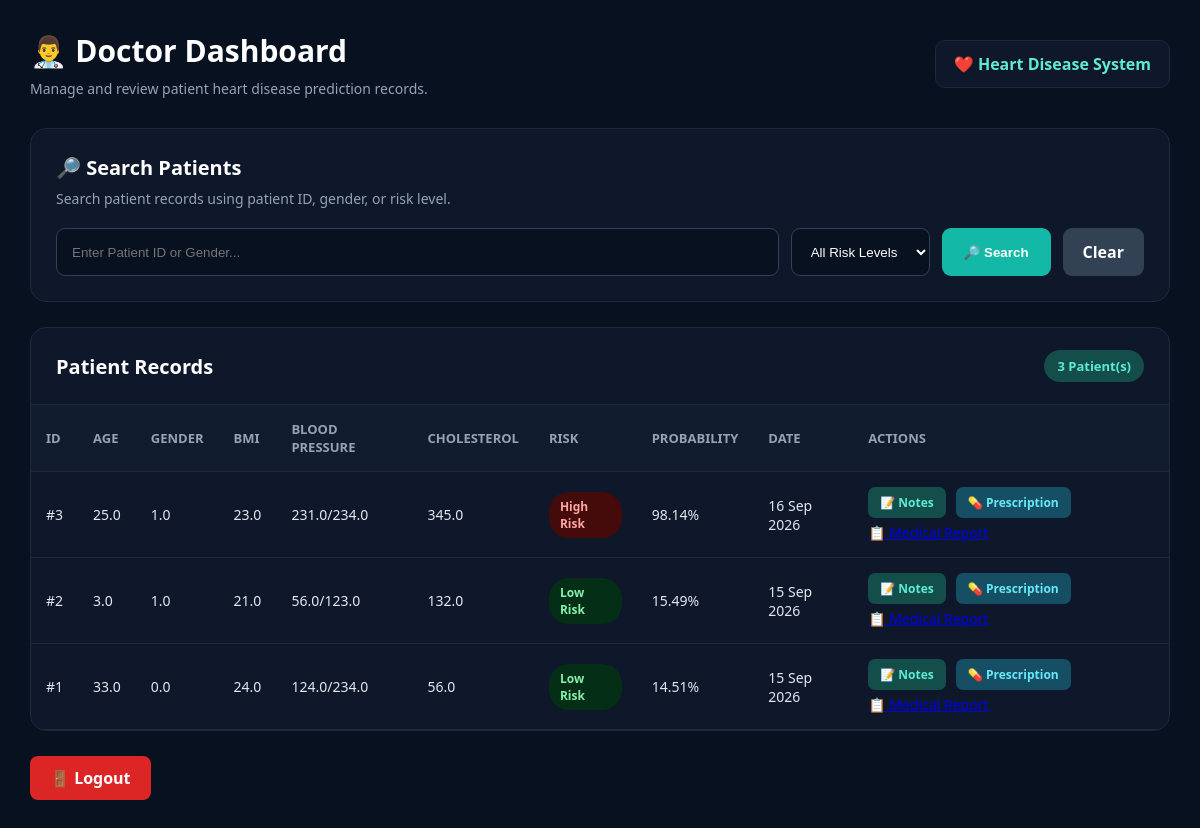
Before: /doctor with the older database file.
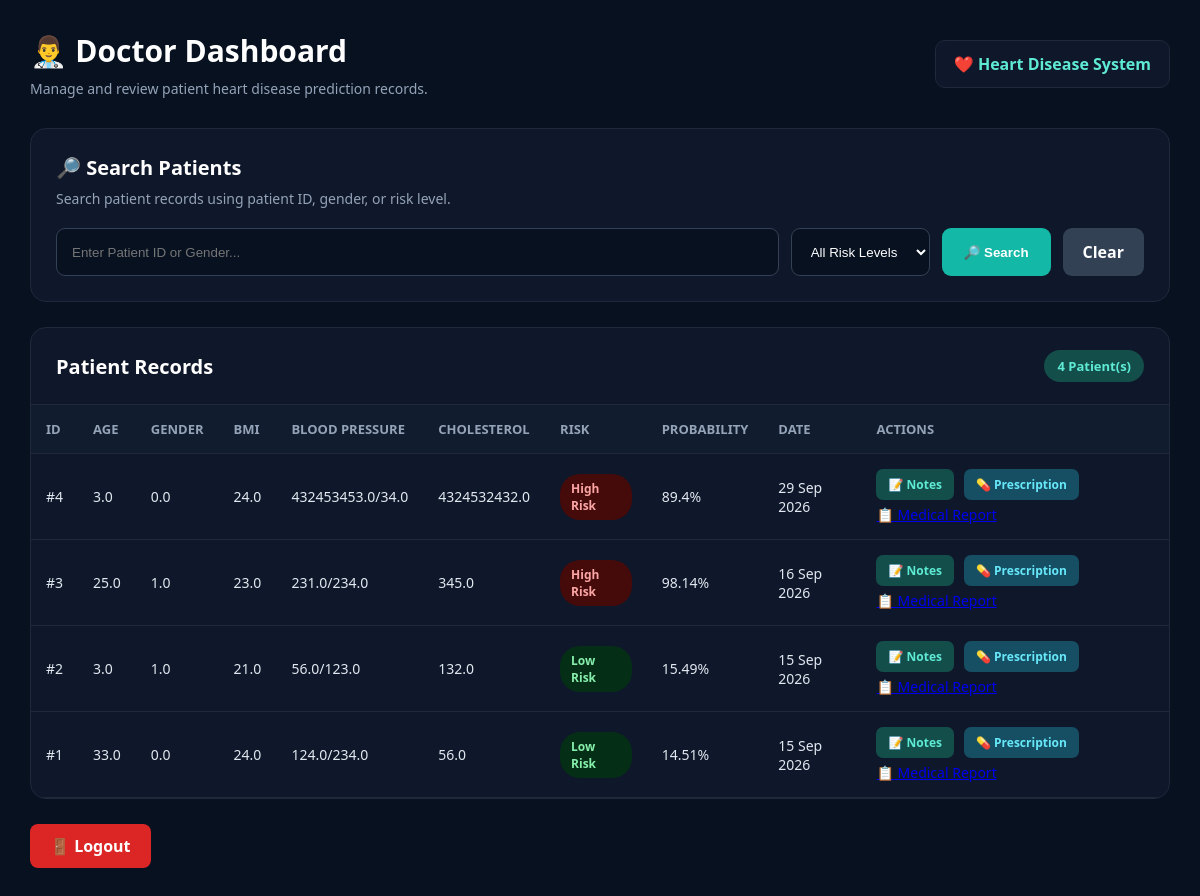
After: the same page with the newer database file.
### app.py (models this page shows)
class Patient(db.Model):
    id = db.Column(
        db.Integer,
        primary_key=True
    )
    age = db.Column(
        db.Float
    )
    gender = db.Column(
        db.Float
    )
    bmi = db.Column(
        db.Float
    )
    systolic = db.Column(
        db.Float
    )
    diastolic = db.Column(
        db.Float
    )
    cholesterol = db.Column(
        db.Float
    )
    risk = db.Column(
        db.String(50)
    )
    probability = db.Column(
        db.Float
    )
    date = db.Column(
        db.DateTime,
        default=datetime.utcnow
    )

### app.py (the view, shortened to what this page needs)
@app.route("/doctor")
def doctor_dashboard():
    search = request.args.get(
        "search",
        ""
    ).strip()
    risk = request.args.get(
        "risk",
        ""
    ).strip()
    query = Patient.query
    if risk:
        query = query.filter(
            Patient.risk == risk
        )
    patients = query.order_by(
        Patient.date.desc()
    ).all()
    return render_template(
        "doctor_dashboard.html",
        patients=patients,
        search=search,
        risk=risk
    )

### templates/doctor_dashboard.html (shortened to what this page needs)
<!DOCTYPE html>
<html lang="en">
<head>
</head>
<body>
<div class="container">
    <div class="header">
        <div>
            <h1>👨‍⚕️ Doctor Dashboard</h1>
            <p>
                Manage and review patient heart disease prediction records.
            </p>
        </div>
        <div class="doctor-badge">
            ❤️ Heart Disease System
        </div>
    </div>
    <div class="search-card">
        <h2>🔎 Search Patients</h2>
        <p>
            Search patient records using patient ID, gender, or risk level.
        </p>
        <form method="GET"
              action="{{ url_for('doctor_dashboard') }}"
              class="search-form">
            <input
                type="text"
                name="search"
                class="search-input"
                placeholder="Enter Patient ID or Gender..."
                value="{{ search if search else '' }}"
            >
            <select name="risk"
                    class="risk-select">
                <option value="">
                    All Risk Levels
                </option>
            </select>
            <button type="submit"
                    class="search-button">
                🔎 Search
            </button>
            <a href="{{ url_for('doctor_dashboard') }}"
               class="clear-button">
                Clear
            </a>
        </form>
    </div>
    <div class="table-card">
        <div class="table-header">
            <h2>Patient Records</h2>
            <span class="patient-count">
                {{ patients|length }} Patient(s)
            </span>
        </div>
        {% if patients %}
        <div class="table-container">
            <table>
                <thead>
                    <tr>
                        <th>ID</th>
                        <th>Age</th>
                        <th>Gender</th>
                        <th>BMI</th>
                        <th>Blood Pressure</th>
                        <th>Cholesterol</th>
                        <th>Risk</th>
                        <th>Probability</th>
                        <th>Date</th>
<th>Actions</th>
                    </tr>
                </thead>
                <tbody>
                {% for patient in patients %}
                    <tr>
                        <td>
                            #{{ patient.id }}
                        </td>
                        <td>
                            {{ patient.age }}
                        </td>
                        <td>
                            {{ patient.gender }}
                        </td>
                        <td>
                            {{ patient.bmi }}
                        </td>
                        <td>
                            {{ patient.systolic }}/{{ patient.diastolic }}
                        </td>
                        <td>
                            {{ patient.cholesterol }}
                        </td>
                        <td>
                            {% if patient.risk == "High Risk" %}
                                <span class="risk high-risk">
                                    High Risk
                                </span>
                            {% else %}
                                <span class="risk low-risk">
                                    {{ patient.risk }}
                                </span>
                            {% endif %}
                        </td>
                        <td>
                            {{ patient.probability }}%
                        </td>
                        <td>
                            {% if patient.date %}
                                {{ patient.date.strftime('%d %b %Y') }}
                            {% else %}
                                —
                            {% endif %}
                        </td>
                        <td>
    <div class="action-buttons">
    <a
        href="{{ url_for('medical_notes', patient_id=patient.id) }}"
        class="notes-button"
    >
        📝 Notes
    </a>
    <a
        href="{{ url_for('prescription', patient_id=patient.id) }}"
        class="prescription-button"
    >
        💊 Prescription
    </a>
    <a
        href="{{ url_for('medical_report', patient_id=patient.id) }}"
        class="report-button"
    >
        📋 Medical Report
    </a>
</div>
</td>
                    </tr>
                {% endfor %}
                </tbody>
            </table>
        </div>
        {% endif %}
    </div>
    <div class="footer">
        <a href="{{ url_for('logout') }}"
           class="logout">
            🚪 Logout
        </a>
    </div>
</div>
</body>
</html>

### templates/doctor_dashboard.html (style rules this page uses)
* { box-sizing:border-box; margin:0; padding:0; }
body { background:#071120; color:white; font-family:"Segoe UI", Arial, sans-serif; min-height:100vh; }
.container { width:100%; padding:30px; }
.header { display:flex; justify-content:space-between; align-items:center; margin-bottom:30px; }
.header h1 { font-size:30px; margin-bottom:8px; }
.header p { color:#94a3b8; font-size:14px; }
.doctor-badge { background:#0f172a; border:1px solid #1e293b; padding:12px 18px; border-radius:10px; color:#5eead4; font-weight:600; }
.search-card { background:#0f172a; border:1px solid #1e293b; border-radius:16px; padding:25px; margin-bottom:25px; }
.search-card h2 { font-size:20px; margin-bottom:8px; }
.search-card p { color:#94a3b8; font-size:14px; margin-bottom:20px; }
.search-form { display:flex; gap:12px; flex-wrap:wrap; }
.search-input { flex:1; min-width:250px; background:#071120; color:white; border:1px solid #334155; border-radius:9px; padding:13px 15px; outline:none; }
.risk-select { background:#071120; color:white; border:1px solid #334155; border-radius:9px; padding:13px 15px; outline:none; }
.search-button { background:#14b8a6; color:white; border:none; padding:13px 22px; border-radius:9px; font-weight:600; cursor:pointer; }
.clear-button { background:#334155; color:white; text-decoration:none; padding:13px 20px; border-radius:9px; font-weight:600; }
.table-card { background:#0f172a; border:1px solid #1e293b; border-radius:16px; overflow:hidden; }
.table-header { padding:22px 25px; display:flex; justify-content:space-between; align-items:center; border-bottom:1px solid #1e293b; }
.table-header h2 { font-size:20px; }
.patient-count { background:#134e4a; color:#5eead4; padding:7px 13px; border-radius:20px; font-size:13px; font-weight:600; }
.table-container { overflow-x:auto; }
table { width:100%; border-collapse:collapse; }
th, td { padding:15px; border-bottom:1px solid #1e293b; text-align:left; }
th { background:#111c2e; color:#94a3b8; font-size:13px; text-transform:uppercase; }
td { color:#e2e8f0; font-size:14px; }
.risk { display:inline-block; padding:6px 11px; border-radius:20px; font-size:12px; font-weight:700; }
.high-risk { background:#450a0a; color:#fca5a5; }
.low-risk { background:#052e16; color:#86efac; }
.notes-button { display:inline-block; background:#134e4a; color:#5eead4; text-decoration:none; padding:7px 12px; border-radius:7px; font-size:12px; font-weight:600; white-space:nowrap; }
.prescription-button { display:inline-block; background:#164e63; color:#67e8f9; text-decoration:none; padding:7px 12px; border-radius:7px; font-size:12px; font-weight:600; white-space:nowrap; margin-left:5px; }
.action-buttons { display:flex; align-items:center; gap:5px; flex-wrap:wrap; }
.footer { margin-top:25px; }
.logout { display:inline-block; background:#dc2626; color:white; text-decoration:none; padding:11px 20px; border-radius:8px; font-weight:600; }

Changed rows visible on the page:
added Patient: id "4", age "3.0", gender "0.0", bmi "24.0", systolic "432453453.0", diastolic "34.0", cholesterol "4324532432.0", risk "High Risk", probability "89.4", date "29 Sep 2026"
Other visible differences:
{{ patients|length }}: "3" → "4"
